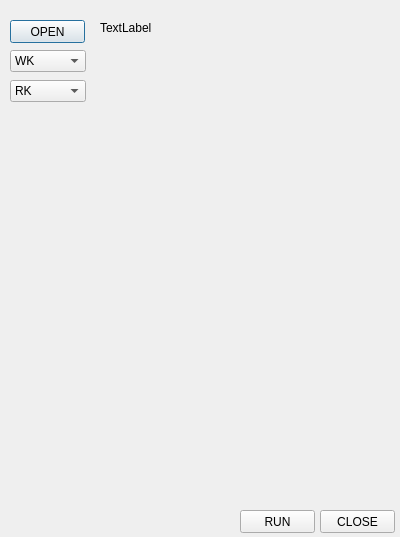
<?xml version="1.0" encoding="UTF-8"?>
<ui version="4.0">
 <class>Dialog</class>
 <widget class="QDialog" name="Dialog">
  <property name="geometry">
   <rect>
    <x>0</x>
    <y>0</y>
    <width>400</width>
    <height>537</height>
   </rect>
  </property>
  <property name="windowTitle">
   <string>Dialog</string>
  </property>
  <widget class="QLabel" name="label_filename">
   <property name="geometry">
    <rect>
     <x>100</x>
     <y>20</y>
     <width>281</width>
     <height>16</height>
    </rect>
   </property>
   <property name="text">
    <string>TextLabel</string>
   </property>
  </widget>
  <widget class="QPushButton" name="pushButton_open">
   <property name="geometry">
    <rect>
     <x>10</x>
     <y>20</y>
     <width>75</width>
     <height>23</height>
    </rect>
   </property>
   <property name="text">
    <string>OPEN</string>
   </property>
  </widget>
  <widget class="QComboBox" name="comboBox_wk">
   <property name="geometry">
    <rect>
     <x>10</x>
     <y>50</y>
     <width>76</width>
     <height>22</height>
    </rect>
   </property>
   <item>
    <property name="text">
     <string>WK</string>
    </property>
   </item>
   <item>
    <property name="text">
     <string>1023, 1023</string>
    </property>
   </item>
   <item>
    <property name="text">
     <string>959,511</string>
    </property>
   </item>
  </widget>
  <widget class="QComboBox" name="comboBox_rk">
   <property name="geometry">
    <rect>
     <x>10</x>
     <y>80</y>
     <width>76</width>
     <height>22</height>
    </rect>
   </property>
   <item>
    <property name="text">
     <string>RK</string>
    </property>
   </item>
   <item>
    <property name="text">
     <string>1023,1023</string>
    </property>
   </item>
   <item>
    <property name="text">
     <string>959,511</string>
    </property>
   </item>
   <item>
    <property name="text">
     <string>새 항목</string>
    </property>
   </item>
  </widget>
  <widget class="QPushButton" name="pushButton_run">
   <property name="geometry">
    <rect>
     <x>240</x>
     <y>510</y>
     <width>75</width>
     <height>23</height>
    </rect>
   </property>
   <property name="text">
    <string>RUN</string>
   </property>
  </widget>
  <widget class="QPushButton" name="pushButton_exit">
   <property name="geometry">
    <rect>
     <x>320</x>
     <y>510</y>
     <width>75</width>
     <height>23</height>
    </rect>
   </property>
   <property name="text">
    <string>CLOSE</string>
   </property>
  </widget>
  <widget class="QWidget" name="widget" native="true">
   <property name="geometry">
    <rect>
     <x>20</x>
     <y>130</y>
     <width>361</width>
     <height>351</height>
    </rect>
   </property>
  </widget>
 </widget>
 <resources/>
 <connections>
  <connection>
   <sender>pushButton_open</sender>
   <signal>clicked()</signal>
   <receiver>Dialog</receiver>
   <slot>open()</slot>
   <hints>
    <hint type="sourcelabel">
     <x>61</x>
     <y>28</y>
    </hint>
    <hint type="destinationlabel">
     <x>152</x>
     <y>29</y>
    </hint>
   </hints>
  </connection>
  <connection>
   <sender>pushButton_exit</sender>
   <signal>clicked()</signal>
   <receiver>Dialog</receiver>
   <slot>close()</slot>
   <hints>
    <hint type="sourcelabel">
     <x>364</x>
     <y>525</y>
    </hint>
    <hint type="destinationlabel">
     <x>379</x>
     <y>234</y>
    </hint>
   </hints>
  </connection>
  <connection>
   <sender>pushButton_run</sender>
   <signal>clicked()</signal>
   <receiver>Dialog</receiver>
   <slot>graph()</slot>
   <hints>
    <hint type="sourcelabel">
     <x>288</x>
     <y>523</y>
    </hint>
    <hint type="destinationlabel">
     <x>136</x>
     <y>381</y>
    </hint>
   </hints>
  </connection>
 </connections>
 <slots>
  <slot>graph()</slot>
 </slots>
</ui>
